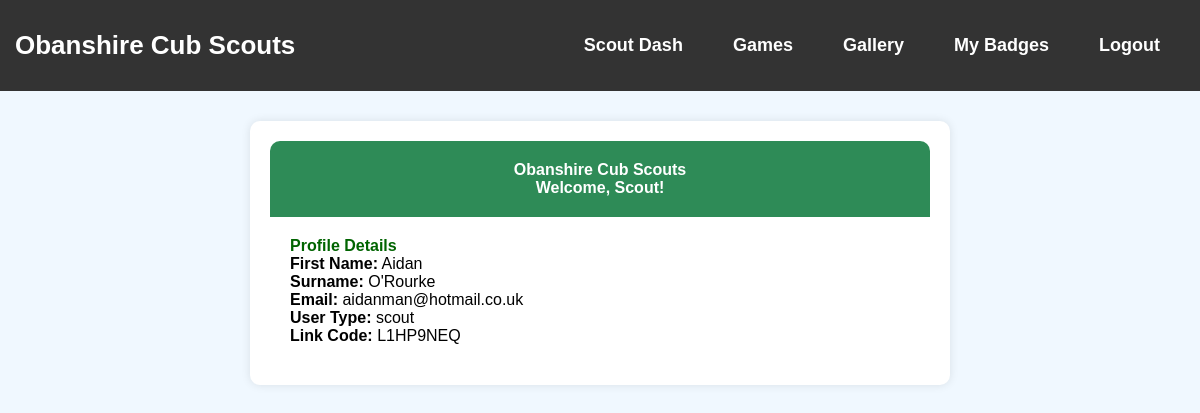
The page /public/scout/dashboard.php (signed in) on the database its author committed.
### tables this page shows
CREATE TABLE `scouts` (
  `id` int(11) NOT NULL,
  `user_id` int(11) DEFAULT NULL,
  `first_name` varchar(100) DEFAULT NULL,
  `surname` varchar(100) DEFAULT NULL,
  `link_code` varchar(10) DEFAULT NULL
);

CREATE TABLE `users` (
  `id` int(11) NOT NULL,
  `username` varchar(50) NOT NULL,
  `password` varchar(255) NOT NULL,
  `email` varchar(100) NOT NULL,
  `user_type` enum('admin','scout','parent') NOT NULL,
  `first_name` varchar(255) DEFAULT NULL,
  `surname` varchar(255) DEFAULT NULL
);

### public/scout/dashboard.php (the view, shortened to what this page needs)
<?php
include 'includes/header.php';
include 'config/config.php';
$username = $_SESSION['username'];
$sql = "SELECT users.*, scouts.link_code
        FROM users
        LEFT JOIN scouts ON users.id = scouts.user_id
        WHERE users.username = ?";
$stmt = mysqli_prepare($conn, $sql);
mysqli_stmt_bind_param($stmt, "s", $username);
mysqli_stmt_execute($stmt);
$result = mysqli_stmt_get_result($stmt);
$user = mysqli_fetch_assoc($result);
?>
<!DOCTYPE html>
<html lang="en">
<head>
  <link rel="stylesheet" href="assets/css/scout-dash.css" />
</head>
<body>
  <div class="container">
    <header>
      <h1>Obanshire Cub Scouts</h1>
      <h2>Welcome, <?= htmlspecialchars($user['username']) ?>!</h2>
    </header>
    <section>
      <h3>Profile Details</h3>
      <p><strong>First Name:</strong> <?= htmlspecialchars($user['first_name']) ?></p>
      <p><strong>Surname:</strong> <?= htmlspecialchars($user['surname']) ?></p>
      <p><strong>Email:</strong> <?= htmlspecialchars($user['email']) ?></p>
      <p><strong>User Type:</strong> <?= htmlspecialchars($user['user_type']) ?></p>
      <p><strong>Link Code:</strong> <?= htmlspecialchars($user['link_code'] ?? 'N/A') ?></p>
    </section>
  </div>
</body>
</html>

### assets/css/style.css (style rules this page uses)
* { margin: 0; padding: 0; box-sizing: border-box; font-family: sans-serif; font-size: 16px; }

### assets/css/scout-dash.css (style rules this page uses)
body { font-family: Arial, sans-serif; background-color: #f0f8ff; margin: 0; padding: 0; }
.container { max-width: 700px; margin: 30px auto; padding: 20px; background: white; border-radius: 10px; box-shadow: 0 0 10px rgba(0,0,0,0.1); }
header { background-color: #2e8b57; color: white; padding: 20px; border-radius: 10px 10px 0 0; text-align: center; }
section { padding: 20px; }
h3 { color: #006400; }

### rows shown on the page
scouts: user.username "Scout", user.first_name "Aidan", user.surname "O'Rourke", user.email "aidanman@hotmail.co.uk", user.user_type "scout", link_code "L1HP9NEQ"
